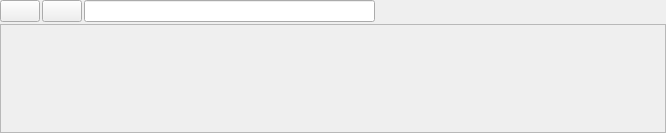
<?xml version="1.0" encoding="UTF-8"?>
<ui version="4.0">
 <class>LogWidget</class>
 <widget class="QDockWidget" name="LogWidget">
  <property name="geometry">
   <rect>
    <x>0</x>
    <y>0</y>
    <width>666</width>
    <height>133</height>
   </rect>
  </property>
  <property name="windowIcon">
   <iconset>
    <normaloff>:/actions/resources/actions/document-preview.png</normaloff>:/actions/resources/actions/document-preview.png</iconset>
  </property>
  <property name="floating">
   <bool>true</bool>
  </property>
  <property name="allowedAreas">
   <set>Qt::BottomDockWidgetArea|Qt::RightDockWidgetArea|Qt::TopDockWidgetArea</set>
  </property>
  <property name="windowTitle">
   <string>Log</string>
  </property>
  <widget class="QWidget" name="dockWidgetContents">
   <layout class="QVBoxLayout" name="verticalLayout">
    <property name="spacing">
     <number>2</number>
    </property>
    <property name="margin">
     <number>0</number>
    </property>
    <item>
     <layout class="QHBoxLayout" name="horizontalLayout">
      <item>
       <widget class="QPushButton" name="Clear">
        <property name="text">
         <string/>
        </property>
        <property name="icon">
         <iconset resource="../resources.qrc">
          <normaloff>:/icons/actions/view-refresh.png</normaloff>:/icons/actions/view-refresh.png</iconset>
        </property>
       </widget>
      </item>
      <item>
       <widget class="QPushButton" name="pushDebugLevel">
        <property name="text">
         <string/>
        </property>
        <property name="icon">
         <iconset resource="../resources.qrc">
          <normaloff>:/icons/actions/view-filter.png</normaloff>:/icons/actions/view-filter.png</iconset>
        </property>
       </widget>
      </item>
      <item>
       <widget class="QLineEdit" name="lineEdit">
        <property name="toolTip">
         <string>Filter debugging output</string>
        </property>
       </widget>
      </item>
      <item>
       <spacer name="horizontalSpacer">
        <property name="orientation">
         <enum>Qt::Horizontal</enum>
        </property>
        <property name="sizeHint" stdset="0">
         <size>
          <width>40</width>
          <height>20</height>
         </size>
        </property>
       </spacer>
      </item>
     </layout>
    </item>
    <item>
     <widget class="QTextEdit" name="textLog">
      <property name="enabled">
       <bool>false</bool>
      </property>
      <property name="readOnly">
       <bool>true</bool>
      </property>
     </widget>
    </item>
   </layout>
  </widget>
 </widget>
 <resources>
  <include location="../resources.qrc"/>
 </resources>
 <connections>
  <connection>
   <sender>Clear</sender>
   <signal>clicked()</signal>
   <receiver>textLog</receiver>
   <slot>clear()</slot>
   <hints>
    <hint type="sourcelabel">
     <x>44</x>
     <y>37</y>
    </hint>
    <hint type="destinationlabel">
     <x>53</x>
     <y>83</y>
    </hint>
   </hints>
  </connection>
 </connections>
</ui>
